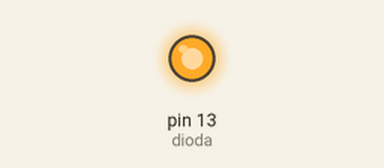
Recording of a sketch running on a simulated Arduino Uno, built with avr-gcc and run on an emulated ATmega328P. Parts: output pins drawn as LEDs (lit = HIGH).

Above: at 1.6 s.
At 6.1 s:
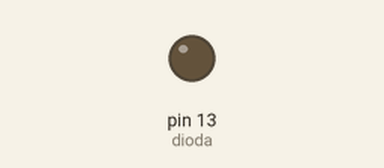
Timing chart, 0 to 9.4 s (numbered marks = the images above):
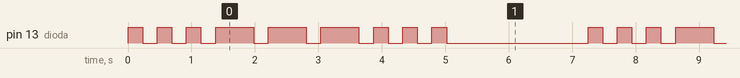

Measured:
- by itself, pin 13 (dioda): repeats every 7.3 s: 2 × (LOW 0.23 s, HIGH 0.23 s), 3 × (LOW 0.23 s, HIGH 0.60 s), 3 × (LOW 0.23 s, HIGH 0.23 s), LOW 2.2 s, HIGH 0.23 s
- by itself, everything shown: repeats every 7.3 s, in 18 steps

The sketch:

Arduino.ino
```cpp
int dioda = 13;
int czas =(230);
int czas2 = (600);
int czasbreak = (2000);
void setup(){
pinMode (dioda, OUTPUT);
}
void loop(){
    for (int i = 0; i < 3; i = i + 1){
        digitalWrite(dioda, HIGH);
        delay(czas);
        digitalWrite(dioda, LOW);
        delay(czas);
    }
    for (int i = 0; i < 3; i = i + 1){
        digitalWrite(dioda, HIGH);
        delay(czas2);
        digitalWrite(dioda, LOW);
        delay(czas);
    }
    for (int i = 0; i < 3; i = i + 1){
        digitalWrite(dioda, HIGH);
        delay(czas);
        digitalWrite(dioda, LOW);
        delay(czas);
    }
delay(czasbreak);
}
```
